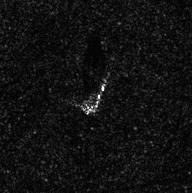
%> input picture validation_with_matlab/hb14975-9.jpeg, 192 x 193 px
$ octave testbench.m   (GNU Octave 9; MATLAB toolbox functions it lacks are replaced by stand-ins)
%> lines starting %> are read from the running program, lines starting %| are printed output that depends on the picture
### validation_with_matlab/lianghua_16.m
function [ A ] = lianghua_16( A )
%LIANGHUA_16 Summary of this function goes here
%   Detailed explanation goes here

% A = round(A./8*32767); %等价于下面
A = round(A * 4096);

end

### validation_with_matlab/testbench.m
load('net-epoch-73.mat');

kernel_1 = lianghua_16(net.layers{1,1}.weights{1,1});
bias_1 = lianghua_16(net.layers{1,1}.weights{1,2});  %1*m

kernel_2 = lianghua_16(net.layers{1,5}.weights{1,1});
bias_2 = lianghua_16(net.layers{1,5}.weights{1,2});  %1*m

kernel_3 = lianghua_16(net.layers{1,9}.weights{1,1});
bias_3 = lianghua_16(net.layers{1,9}.weights{1,2});  %1*m

kernel_4 =lianghua_16( net.layers{1,12}.weights{1,1});
bias_4 = lianghua_16(net.layers{1,12}.weights{1,2});  %1*m

im = imread('hb14975-9.jpeg')*4;
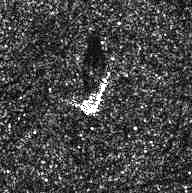
%> im: size 193x192 uint8; min 0, max 255, mean 68.5
im_ = imresize(im,[128 128]);
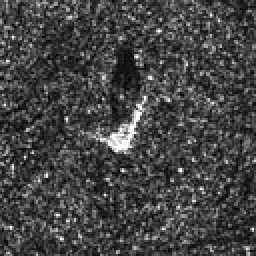
%> im_: size 128x128 uint8 (shown 2 times larger); min 0, max 255, mean 68.5
im_ = imcrop(im_,[15,9,95,95]);
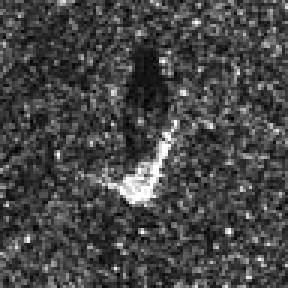
%> im_: size 96x96 uint8 (shown 3 times larger); min 0, max 255, mean 70.1
im_ = single(im_)/255;
%> im_: size 96x96 single
im_ = im_ - mean(im_(:));
im_ = bsxfun(@minus,im_,net.meta.normalization.averageImage);
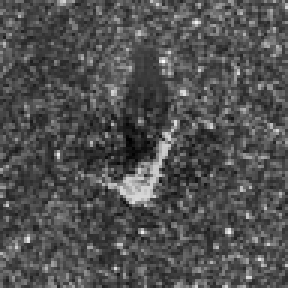
%> im_: size 96x96 single (shown 3 times larger); min -0.381, max 0.821, mean -1.01e-08; drawn with min black and max white
im_ = lianghua_16(im_);
